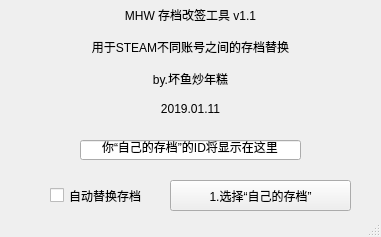
<?xml version="1.0" encoding="UTF-8"?>
<ui version="4.0">
 <class>MainWindow</class>
 <widget class="QMainWindow" name="MainWindow">
  <property name="geometry">
   <rect>
    <x>0</x>
    <y>0</y>
    <width>381</width>
    <height>237</height>
   </rect>
  </property>
  <property name="minimumSize">
   <size>
    <width>381</width>
    <height>237</height>
   </size>
  </property>
  <property name="maximumSize">
   <size>
    <width>381</width>
    <height>237</height>
   </size>
  </property>
  <property name="windowTitle">
   <string>MainWindow</string>
  </property>
  <widget class="QWidget" name="centralWidget">
   <widget class="QPushButton" name="pushButton">
    <property name="geometry">
     <rect>
      <x>170</x>
      <y>180</y>
      <width>181</width>
      <height>31</height>
     </rect>
    </property>
    <property name="text">
     <string>1.选择“自己的存档”</string>
    </property>
   </widget>
   <widget class="QLabel" name="label">
    <property name="geometry">
     <rect>
      <x>0</x>
      <y>0</y>
      <width>381</width>
      <height>121</height>
     </rect>
    </property>
    <property name="text">
     <string>MHW 存档改签工具 v1.1

用于STEAM不同账号之间的存档替换

by.坏鱼炒年糕

2019.01.11</string>
    </property>
    <property name="textFormat">
     <enum>Qt::AutoText</enum>
    </property>
    <property name="alignment">
     <set>Qt::AlignCenter</set>
    </property>
   </widget>
   <widget class="QLineEdit" name="lineEdit">
    <property name="geometry">
     <rect>
      <x>80</x>
      <y>140</y>
      <width>221</width>
      <height>20</height>
     </rect>
    </property>
    <property name="text">
     <string>你“自己的存档”的ID将显示在这里</string>
    </property>
    <property name="alignment">
     <set>Qt::AlignCenter</set>
    </property>
   </widget>
   <widget class="QCheckBox" name="checkBox">
    <property name="enabled">
     <bool>true</bool>
    </property>
    <property name="geometry">
     <rect>
      <x>50</x>
      <y>180</y>
      <width>101</width>
      <height>31</height>
     </rect>
    </property>
    <property name="text">
     <string>自动替换存档</string>
    </property>
    <property name="checkable">
     <bool>true</bool>
    </property>
    <property name="checked">
     <bool>false</bool>
    </property>
   </widget>
  </widget>
  <widget class="QStatusBar" name="statusBar"/>
  <action name="actionreadme">
   <property name="text">
    <string>readme</string>
   </property>
  </action>
 </widget>
 <layoutdefault spacing="6" margin="11"/>
 <resources/>
 <connections/>
</ui>
